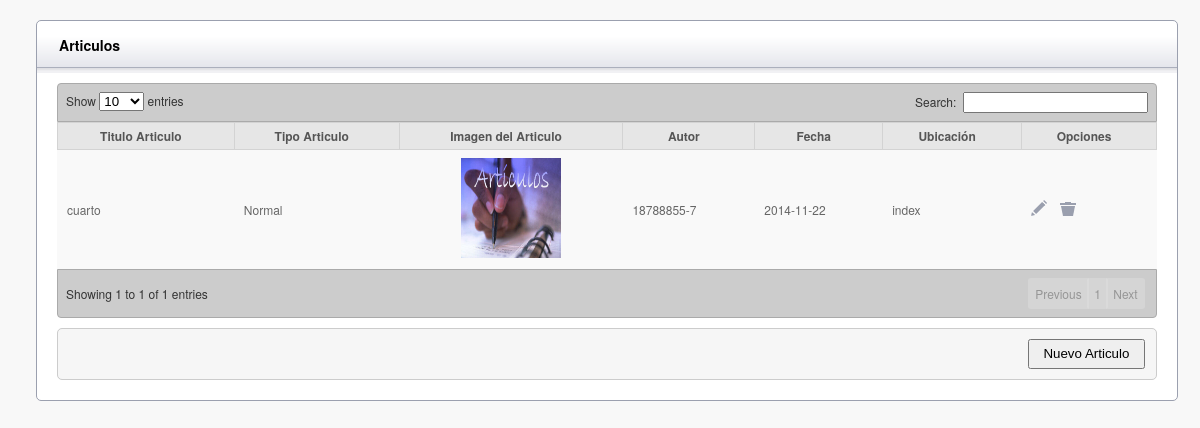
Page /Views/admin/Administrar_Sitio/Articulos/index.php on the committed database.
### tables this page shows
CREATE TABLE IF NOT EXISTS `articulo` (
  `id_articulo` int(11) NOT NULL AUTO_INCREMENT,
  `nombre_articulo` varchar(50) NOT NULL,
  `tipo_articulo` varchar(50) NOT NULL,
  `descripcion` varchar(200) NOT NULL,
  `rut` varchar(15) NOT NULL,
  `fecha` date NOT NULL,
  `id_imagen` int(11) NOT NULL,
  `id_pagina` int(11) NOT NULL,
  PRIMARY KEY (`id_articulo`),
  KEY `id_imagen` (`id_imagen`),
  KEY `id_pagina` (`id_pagina`),
  KEY `rut` (`rut`)
);

CREATE TABLE IF NOT EXISTS `imagen` (
  `id_imagen` int(11) NOT NULL AUTO_INCREMENT,
  `nombre_imagen` varchar(100) NOT NULL,
  `tipo_imagen` varchar(200) NOT NULL,
  `rut` varchar(12) NOT NULL,
  `fecha` date NOT NULL,
  PRIMARY KEY (`id_imagen`),
  KEY `rut` (`rut`),
  KEY `rut_2` (`rut`),
  KEY `rut_3` (`rut`)
);

CREATE TABLE IF NOT EXISTS `paginas` (
  `id_pagina` int(11) NOT NULL AUTO_INCREMENT,
  `nombre_pagina` varchar(100) NOT NULL,
  `tipo_pagina` varchar(50) NOT NULL,
  `rut` varchar(15) NOT NULL,
  `fecha` date NOT NULL,
  PRIMARY KEY (`id_pagina`),
  KEY `rut` (`rut`)
);

### Conection/db.php (called while the page is built, shortened)
<?php
class Conectar{
    public static function conexion(){
        $conexion=new mysqli("localhost", "root", "", "securepay_bd");
        $conexion->query("SET NAMES 'utf8'");
        return $conexion;
    }
}
?>

### Controller/articulo.controller.php (called while the page is built, shortened)
<?php
require_once("../../../../Model/articulo.model.php");
	function lista_Articulos(){
		$articulo=new articulo_model();
		$datos=$articulo->get_articulos();
		return $datos;
	}
?>

### Model/articulo.model.php (called while the page is built, shortened)
<?php
class articulo_model{
    private $db;
    private $articulo;
    public function __construct(){
        $this->db=Conectar::conexion();
        $this->articulo=array();
    }
    public function get_articulos(){
        $consulta=$this->db->query("SELECT articulo.id_articulo, articulo.nombre_articulo, articulo.tipo_articulo, imagen.nombre_imagen, articulo.rut, articulo.fecha, paginas.nombre_pagina FROM articulo, imagen, paginas WHERE articulo.id_imagen = imagen.id_imagen AND articulo.id_pagina = paginas.id_pagina;");
        while($filas=$consulta->fetch_assoc()){
            $this->articulo[]=$filas;
        }
        return $this->articulo;
    }
}
?>

### Views/admin/Administrar_Sitio/Articulos/index.php (the view, shortened to what this page needs)
<?php
 require_once("../../../../Conection/db.php");
 require_once("../../../../Controller/articulo.controller.php");
?>
<!DOCTYPE html>
<html lang="es">
<head>
	<link rel="stylesheet" href="../../../../css/layout.css" type="text/css" media="screen" />
	<link rel="stylesheet" href="../../../../css/jquery-ui.css" type="text/css" media="screen" />
	<link rel="stylesheet" href="../../../../css/dataTables.jqueryui.css" type="text/css" media="screen" />
</head>
<body>
	<article class="module width_full">
			<header><h3 style="padding-left: 22px;">Articulos</h3></header>
			<div class="module_content">
				<table id="table_id"  class="display">
				    <thead>
				        <tr>
				            <th>Titulo Articulo</th>
				            <th>Tipo Articulo</th>
				            <th>Imagen del Articulo</th>
							<th>Autor</th>
				            <th>Fecha</th>
                            <th>Ubicación</th>
                            <th>Opciones</th>
				        </tr>
				    </thead>
				    <tbody>
        <?php
            foreach (lista_Articulos() as $dato) {
?>
            <tr>
                <td><?php echo $dato["nombre_articulo"] ?></td>
                <td><?php echo $dato["tipo_articulo"] ?></td>
                <td><img src="../../../../images/user_img/<?php echo $dato['nombre_imagen'] ?>" height="100" width="100"></td>
                <td><?php echo $dato["rut"] ?></td>
                <td><?php echo $dato["fecha"] ?></td>
                <td><?php echo $dato["nombre_pagina"] ?></td>
                <td> <a href="editar.php?id=<?php echo $dato['id_articulo'] ?>" >
           <input type="image" src="../../../../images/icn_edit.png" title="Editar" /> </a>
&nbsp;&nbsp;&nbsp;<a href="request_articulo_eliminar.php?id_articulo=<?php echo $dato['id_articulo'] ?>&id_imagen=<?php echo $dato['id_imagen'] ?>" ><input type="image" src="../../../../images/icn_trash.png" title="Eliminar"></a>
				</td>
            </tr>
            <?php }?>
				    </tbody>
				</table>
				<fieldset style="padding:10px" id="cont_btn">
					<input type="button" class="ui-button confirm" id="btnGuardar" style="float:right" value="Nuevo Articulo">
				</fieldset>
			</div>
		</article>
</body>
</html>

### css/layout.css (style rules this page uses)
html, div, map, dt, isindex, form, header, aside, section, section, article, footer { display: block; }
html, body { height: 100%; margin: 0; padding: 0; font-family: "Helvetica Neue", Helvetica, Arial, Verdana, sans-serif; background: #F8F8F8; font-size: 12px; }
a:link, a:visited { color: #77BACE; text-decoration: none; }
.module { border: 1px solid #9BA0AF; width: 100%; margin: 20px 3% 0 3%; margin-top: 20px; -webkit-border-radius: 5px; -moz-border-radius: 5px; border-radius: 5px; background: #ffffff; }
.module header { height: 38px; width: 100%; background: #F1F1F4 url(../images/secondary_bar.png) repeat-x; -webkit-border-top-left-radius: 5px; -webkit-border-top-right-radius: 5px; -moz-border-radius-topleft: 5px; -moz-border-radius-topright: 5px; border-top-left-radius: 5px; border-top-right-radius: 5px; }
.module_content { margin: 10px 20px; color: #666; }
.width_full { width: 95%; }
fieldset { -webkit-border-radius: 5px; -moz-border-radius: 5px; border-radius: 5px; background: #F6F6F6; border: 1px solid #ccc; padding: 1% 0%; margin: 10px 0; }

### rows in the picture
articulo: nombre_articulo "cuarto", tipo_articulo "Normal", id_imagen.nombre_imagen (picture), rut "18788855-7", fecha "2014-11-22", id_pagina.nombre_pagina "index"
